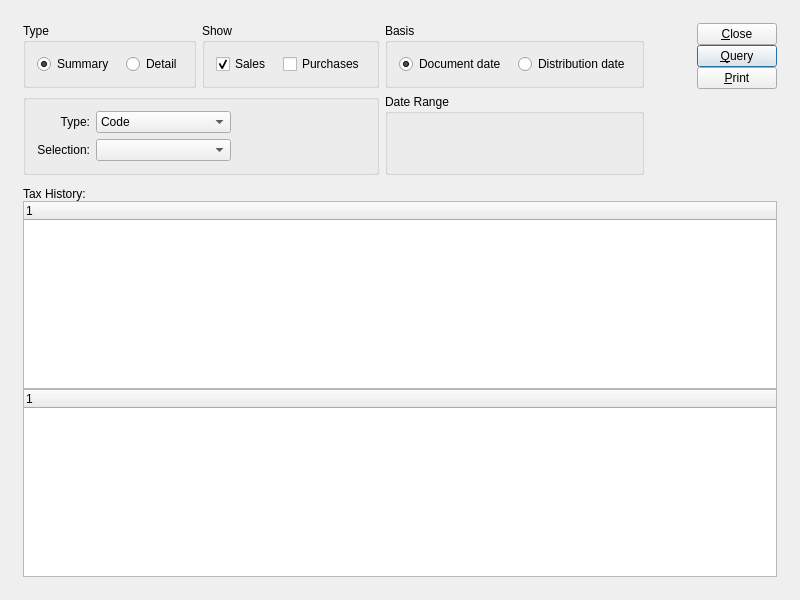
<?xml version="1.0" encoding="UTF-8"?>
<ui version="4.0">
 <comment>This file is part of the xTuple ERP: PostBooks Edition, a free and
open source Enterprise Resource Planning software suite,
Copyright (c) 1999-2019 by OpenMFG LLC, d/b/a xTuple.
It is licensed to you under the Common Public Attribution License
version 1.0, the full text of which (including xTuple-specific Exhibits)
is available at www.xtuple.com/CPAL.  By using this software, you agree
to be bound by its terms.</comment>
 <class>dspTaxHistory</class>
 <widget class="QWidget" name="dspTaxHistory">
  <property name="geometry">
   <rect>
    <x>0</x>
    <y>0</y>
    <width>800</width>
    <height>600</height>
   </rect>
  </property>
  <property name="windowTitle">
   <string>Tax History</string>
  </property>
  <layout class="QGridLayout" name="gridLayout_7">
   <item row="0" column="0">
    <layout class="QGridLayout" name="gridLayout_9">
     <property name="margin">
      <number>12</number>
     </property>
     <property name="spacing">
      <number>12</number>
     </property>
     <item row="0" column="0">
      <layout class="QHBoxLayout" name="horizontalLayout_4">
       <item>
        <layout class="QGridLayout" name="gridLayout_3">
         <item row="0" column="0">
          <widget class="QGroupBox" name="_typeGroup">
           <property name="title">
            <string>Type</string>
           </property>
           <layout class="QGridLayout" name="gridLayout_5">
            <item row="0" column="0">
             <layout class="QHBoxLayout" name="horizontalLayout_2">
              <property name="spacing">
               <number>12</number>
              </property>
              <item>
               <widget class="QRadioButton" name="_summary">
                <property name="text">
                 <string>Summary</string>
                </property>
                <property name="checked">
                 <bool>true</bool>
                </property>
               </widget>
              </item>
              <item>
               <widget class="QRadioButton" name="_detail">
                <property name="text">
                 <string>Detail</string>
                </property>
                <property name="checked">
                 <bool>false</bool>
                </property>
               </widget>
              </item>
              <item>
               <spacer name="horizontalSpacer_5">
                <property name="orientation">
                 <enum>Qt::Horizontal</enum>
                </property>
                <property name="sizeHint" stdset="0">
                 <size>
                  <width>0</width>
                  <height>20</height>
                 </size>
                </property>
               </spacer>
              </item>
             </layout>
            </item>
           </layout>
          </widget>
         </item>
         <item row="0" column="1">
          <widget class="QGroupBox" name="_showGroup">
           <property name="title">
            <string>Show</string>
           </property>
           <layout class="QGridLayout" name="gridLayout_8">
            <item row="0" column="0">
             <layout class="QHBoxLayout" name="horizontalLayout_3">
              <property name="spacing">
               <number>12</number>
              </property>
              <item>
               <widget class="XCheckBox" name="_sales">
                <property name="text">
                 <string>Sales</string>
                </property>
                <property name="checked">
                 <bool>true</bool>
                </property>
                <property name="forgetful">
                 <bool>true</bool>
                </property>
               </widget>
              </item>
              <item>
               <widget class="XCheckBox" name="_purchases">
                <property name="text">
                 <string>Purchases</string>
                </property>
                <property name="forgetful">
                 <bool>true</bool>
                </property>
               </widget>
              </item>
              <item>
               <spacer name="horizontalSpacer_3">
                <property name="orientation">
                 <enum>Qt::Horizontal</enum>
                </property>
                <property name="sizeHint" stdset="0">
                 <size>
                  <width>0</width>
                  <height>20</height>
                 </size>
                </property>
               </spacer>
              </item>
             </layout>
            </item>
           </layout>
          </widget>
         </item>
         <item row="0" column="2">
          <widget class="QGroupBox" name="_basisGroup">
           <property name="title">
            <string>Basis</string>
           </property>
           <layout class="QGridLayout" name="gridLayout_4">
            <item row="0" column="0">
             <layout class="QHBoxLayout" name="horizontalLayout">
              <property name="spacing">
               <number>12</number>
              </property>
              <item>
               <widget class="QRadioButton" name="_docDate">
                <property name="text">
                 <string>Document date</string>
                </property>
                <property name="checked">
                 <bool>true</bool>
                </property>
               </widget>
              </item>
              <item>
               <widget class="QRadioButton" name="_distDate">
                <property name="text">
                 <string>Distribution date</string>
                </property>
               </widget>
              </item>
              <item>
               <spacer name="horizontalSpacer">
                <property name="orientation">
                 <enum>Qt::Horizontal</enum>
                </property>
                <property name="sizeHint" stdset="0">
                 <size>
                  <width>0</width>
                  <height>20</height>
                 </size>
                </property>
               </spacer>
              </item>
             </layout>
            </item>
           </layout>
          </widget>
         </item>
         <item row="1" column="2">
          <widget class="QGroupBox" name="_dateGroup">
           <property name="title">
            <string>Date Range</string>
           </property>
           <layout class="QGridLayout" name="gridLayout_2">
            <item row="0" column="0">
             <widget class="DateCluster" name="_dates">
              <property name="focusPolicy">
               <enum>Qt::StrongFocus</enum>
              </property>
             </widget>
            </item>
           </layout>
          </widget>
         </item>
         <item row="1" column="0" colspan="2">
          <widget class="QGroupBox" name="_showOnlyGroup">
           <property name="title">
            <string/>
           </property>
           <property name="checkable">
            <bool>false</bool>
           </property>
           <property name="checked">
            <bool>false</bool>
           </property>
           <layout class="QGridLayout" name="gridLayout_6">
            <item row="0" column="0">
             <widget class="QLabel" name="label">
              <property name="text">
               <string>Type:</string>
              </property>
              <property name="alignment">
               <set>Qt::AlignRight|Qt::AlignTrailing|Qt::AlignVCenter</set>
              </property>
             </widget>
            </item>
            <item row="0" column="1">
             <layout class="QHBoxLayout" name="horizontalLayout_5">
              <item>
               <widget class="XComboBox" name="_filterOn">
                <property name="sizePolicy">
                 <sizepolicy hsizetype="Expanding" vsizetype="Fixed">
                  <horstretch>0</horstretch>
                  <verstretch>0</verstretch>
                 </sizepolicy>
                </property>
                <item>
                 <property name="text">
                  <string>Code</string>
                 </property>
                </item>
                <item>
                 <property name="text">
                  <string>Type</string>
                 </property>
                </item>
                <item>
                 <property name="text">
                  <string>Class</string>
                 </property>
                </item>
                <item>
                 <property name="text">
                  <string>Authority</string>
                 </property>
                </item>
                <item>
                 <property name="text">
                  <string>Zone</string>
                 </property>
                </item>
               </widget>
              </item>
              <item>
               <spacer name="horizontalSpacer_2">
                <property name="orientation">
                 <enum>Qt::Horizontal</enum>
                </property>
                <property name="sizeHint" stdset="0">
                 <size>
                  <width>40</width>
                  <height>20</height>
                 </size>
                </property>
               </spacer>
              </item>
             </layout>
            </item>
            <item row="1" column="0">
             <widget class="QLabel" name="_selectionLit">
              <property name="text">
               <string>Selection:</string>
              </property>
              <property name="alignment">
               <set>Qt::AlignRight|Qt::AlignTrailing|Qt::AlignVCenter</set>
              </property>
             </widget>
            </item>
            <item row="1" column="1">
             <layout class="QHBoxLayout" name="horizontalLayout_6">
              <item>
               <widget class="XComboBox" name="_selection">
                <property name="sizePolicy">
                 <sizepolicy hsizetype="Expanding" vsizetype="Fixed">
                  <horstretch>0</horstretch>
                  <verstretch>0</verstretch>
                 </sizepolicy>
                </property>
                <property name="nullStr">
                 <string>All</string>
                </property>
               </widget>
              </item>
              <item>
               <spacer name="horizontalSpacer_6">
                <property name="orientation">
                 <enum>Qt::Horizontal</enum>
                </property>
                <property name="sizeHint" stdset="0">
                 <size>
                  <width>40</width>
                  <height>20</height>
                 </size>
                </property>
               </spacer>
              </item>
             </layout>
            </item>
           </layout>
          </widget>
         </item>
        </layout>
       </item>
       <item>
        <spacer name="horizontalSpacer_4">
         <property name="orientation">
          <enum>Qt::Horizontal</enum>
         </property>
         <property name="sizeHint" stdset="0">
          <size>
           <width>0</width>
           <height>20</height>
          </size>
         </property>
        </spacer>
       </item>
       <item>
        <layout class="QVBoxLayout">
         <property name="spacing">
          <number>0</number>
         </property>
         <property name="margin">
          <number>0</number>
         </property>
         <item>
          <widget class="QPushButton" name="_close">
           <property name="text">
            <string>&amp;Close</string>
           </property>
          </widget>
         </item>
         <item>
          <widget class="QPushButton" name="_query">
           <property name="text">
            <string>&amp;Query</string>
           </property>
           <property name="autoDefault">
            <bool>true</bool>
           </property>
           <property name="default">
            <bool>true</bool>
           </property>
          </widget>
         </item>
         <item>
          <widget class="QPushButton" name="_print">
           <property name="text">
            <string>&amp;Print</string>
           </property>
          </widget>
         </item>
         <item>
          <spacer name="verticalSpacer">
           <property name="orientation">
            <enum>Qt::Vertical</enum>
           </property>
           <property name="sizeHint" stdset="0">
            <size>
             <width>20</width>
             <height>0</height>
            </size>
           </property>
          </spacer>
         </item>
        </layout>
       </item>
      </layout>
     </item>
     <item row="1" column="0">
      <widget class="QFrame" name="_frame">
       <property name="sizePolicy">
        <sizepolicy hsizetype="Preferred" vsizetype="Expanding">
         <horstretch>0</horstretch>
         <verstretch>1</verstretch>
        </sizepolicy>
       </property>
       <property name="frameShape">
        <enum>QFrame::NoFrame</enum>
       </property>
       <property name="frameShadow">
        <enum>QFrame::Raised</enum>
       </property>
       <layout class="QGridLayout" name="gridLayout">
        <property name="margin">
         <number>0</number>
        </property>
        <item row="0" column="0">
         <layout class="QVBoxLayout">
          <property name="spacing">
           <number>0</number>
          </property>
          <property name="margin">
           <number>0</number>
          </property>
          <item>
           <widget class="QLabel" name="_taxhistLit">
            <property name="sizePolicy">
             <sizepolicy hsizetype="Preferred" vsizetype="Preferred">
              <horstretch>0</horstretch>
              <verstretch>0</verstretch>
             </sizepolicy>
            </property>
            <property name="minimumSize">
             <size>
              <width>0</width>
              <height>0</height>
             </size>
            </property>
            <property name="text">
             <string>Tax History:</string>
            </property>
            <property name="alignment">
             <set>Qt::AlignVCenter</set>
            </property>
           </widget>
          </item>
          <item>
           <widget class="XTreeWidget" name="_taxsum"/>
          </item>
          <item>
           <widget class="XTreeWidget" name="_taxdet">
            <property name="sizePolicy">
             <sizepolicy hsizetype="Expanding" vsizetype="Expanding">
              <horstretch>0</horstretch>
              <verstretch>0</verstretch>
             </sizepolicy>
            </property>
           </widget>
          </item>
         </layout>
        </item>
       </layout>
      </widget>
     </item>
    </layout>
   </item>
  </layout>
 </widget>
 <layoutdefault spacing="6" margin="11"/>
 <customwidgets>
  <customwidget>
   <class>DateCluster</class>
   <extends>QWidget</extends>
   <header>datecluster.h</header>
   <container>1</container>
  </customwidget>
  <customwidget>
   <class>XCheckBox</class>
   <extends>QCheckBox</extends>
   <header>xcheckbox.h</header>
  </customwidget>
  <customwidget>
   <class>XComboBox</class>
   <extends>QComboBox</extends>
   <header>xcombobox.h</header>
  </customwidget>
  <customwidget>
   <class>XTreeWidget</class>
   <extends>QTreeWidget</extends>
   <header>xtreewidget.h</header>
   <container>1</container>
  </customwidget>
 </customwidgets>
 <tabstops>
  <tabstop>_summary</tabstop>
  <tabstop>_detail</tabstop>
  <tabstop>_sales</tabstop>
  <tabstop>_purchases</tabstop>
  <tabstop>_docDate</tabstop>
  <tabstop>_distDate</tabstop>
  <tabstop>_filterOn</tabstop>
  <tabstop>_selection</tabstop>
  <tabstop>_dates</tabstop>
  <tabstop>_query</tabstop>
  <tabstop>_print</tabstop>
  <tabstop>_close</tabstop>
  <tabstop>_taxsum</tabstop>
  <tabstop>_taxdet</tabstop>
 </tabstops>
 <resources/>
 <connections>
  <connection>
   <sender>_close</sender>
   <signal>clicked()</signal>
   <receiver>dspTaxHistory</receiver>
   <slot>close()</slot>
   <hints>
    <hint type="sourcelabel">
     <x>20</x>
     <y>20</y>
    </hint>
    <hint type="destinationlabel">
     <x>20</x>
     <y>20</y>
    </hint>
   </hints>
  </connection>
 </connections>
</ui>
